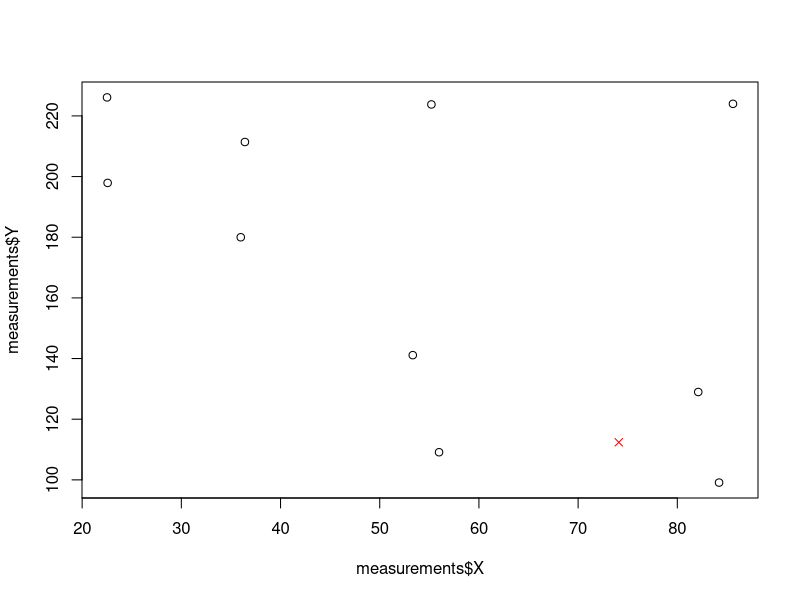

Write R code to recreate this figure.
estimatePosition = function(signalStrength, points, k = 1, weighted = FALSE, highlightNeighboursOnPlot = FALSE) {
  differences = matrix(c(points$SS1 - signalStrength[1], points$SS2 - signalStrength[2]), ncol = 2)
  
  averageDifferences = matrix(data = c(1:10, rowMeans(differences)), ncol = 2)
  averageDifferences = averageDifferences[order(averageDifferences[,2]),] # sorting measurements by differences
  
  indexOfClosestKmeasurements = head(averageDifferences[,1], k)
  kNearestNeighbours = points[indexOfClosestKmeasurements[1:k],]
  
  if (highlightNeighboursOnPlot) {
    points(x = kNearestNeighbours$X, y = kNearestNeighbours$Y, col = "green", pch = 16)
  }
  return(c(mean(kNearestNeighbours$X), mean(kNearestNeighbours$Y)))
} 

measurements = read.csv("radio_map.csv", header = TRUE, sep = ";")
plot(x = measurements$X, y = measurements$Y)

k = 5
mySinglalStrength = c(-74, -80)

myPosition = estimatePosition(signalStrength = mySinglalStrength, points = measurements, k = 3)
points(x = myPosition[1], y = myPosition[2], col = "red", pch = 4)
